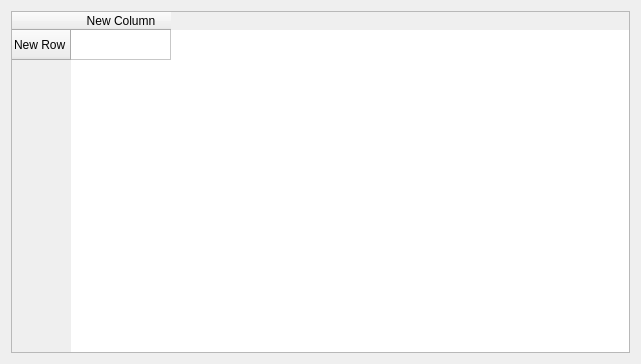
<?xml version="1.0" encoding="UTF-8"?>
<ui version="4.0">
 <class>Form</class>
 <widget class="QWidget" name="Form">
  <property name="geometry">
   <rect>
    <x>0</x>
    <y>0</y>
    <width>641</width>
    <height>364</height>
   </rect>
  </property>
  <property name="windowTitle">
   <string>New_Table</string>
  </property>
  <property name="windowIcon">
   <iconset>
    <normaloff>ML1.ico</normaloff>ML1.ico</iconset>
  </property>
  <layout class="QVBoxLayout" name="verticalLayout">
   <item>
    <widget class="QTableWidget" name="tableWidget">
     <row>
      <property name="text">
       <string>New Row</string>
      </property>
     </row>
     <column>
      <property name="text">
       <string>New Column</string>
      </property>
     </column>
    </widget>
   </item>
  </layout>
 </widget>
 <resources/>
 <connections/>
</ui>
